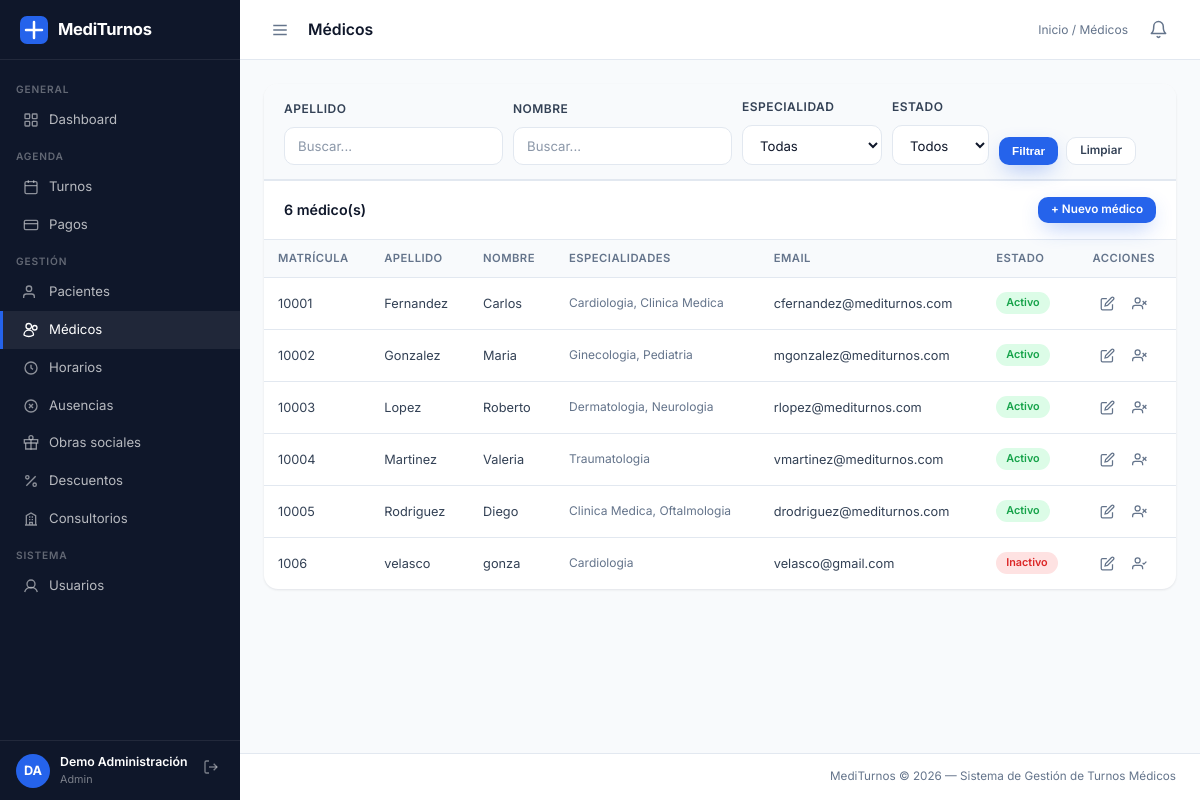
Page /sistema/controladores/ControladorMedico.php (signed in) on the committed database.
### tables this page shows
CREATE TABLE `medico` (
  `matricula` int(11) NOT NULL,
  `nombre` varchar(30) NOT NULL,
  `apellido` varchar(30) NOT NULL,
  `telefono` varchar(30) NOT NULL,
  `email` varchar(120) NOT NULL,
  `estado` enum('activo','inactivo') NOT NULL DEFAULT 'activo',
  `fecha_baja` date DEFAULT NULL,
  PRIMARY KEY (`matricula`)
);

### sistema/modelos/Medico.php (called while the page is built, shortened)
<?php
class Medico
{
    private PDO $pdo;
    public function __construct(PDO $pdo)
    {
        $this->pdo = $pdo;
    }
    public function listar(array $filtros = []): array
    {
        $where  = ["1=1"];
        $params = [];
        $sql = "SELECT m.matricula, m.nombre, m.apellido, m.email, m.estado,
                       GROUP_CONCAT(e.nombre ORDER BY e.nombre SEPARATOR ', ') AS especialidades
                FROM   medico m
                LEFT JOIN medico_especialidad me ON me.matricula = m.matricula
                LEFT JOIN especialidad e         ON e.id_especialidad = me.id_especialidad
                WHERE  " . implode(' AND ', $where) . "
                GROUP BY m.matricula
                ORDER BY m.apellido, m.nombre";
        $stmt = $this->pdo->prepare($sql);
        $stmt->execute($params);
        return $stmt->fetchAll();
    }
}

### includes/auth.php (called while the page is built, shortened)
<?php
function tienePermiso(string $permiso): bool
{
    return in_array($permiso, $_SESSION['permisos'] ?? [], true);
}

### sistema/vistas/medicos/index.php (the view, shortened to what this page needs)
<?php
$breadcrumb   = '<a href="' . BASE_URL . 'dashboard.php">Inicio</a> / Médicos';
require __DIR__ . '/../layouts/navbar.php';
?>
<div class="panel">
    <form method="GET" action="">
        <div class="filtros-bar">
            <div class="form-group">
                <label>Apellido</label>
                <input type="text" name="apellido" class="form-control" placeholder="Buscar..."
                    value="<?= htmlspecialchars($filtros['apellido']) ?>">
            </div>
            <div class="form-group">
                <label>Nombre</label>
                <input type="text" name="nombre" class="form-control" placeholder="Buscar..."
                    value="<?= htmlspecialchars($filtros['nombre']) ?>">
            </div>
            <div class="form-group">
                <label>Especialidad</label>
                <select name="id_especialidad" class="form-control">
                    <option value="">Todas</option>
                </select>
            </div>
            <div class="form-group">
                <label>Estado</label>
                <select name="estado" class="form-control">
                    <option value="">Todos</option>
                </select>
            </div>
            <div class="form-group form-group--fin">
                <label>&nbsp;</label>
                <div class="btn-grupo">
                    <button type="submit" class="btn btn-primario btn-sm">Filtrar</button>
                    <a href="?accion=index" class="btn btn-secundario btn-sm">Limpiar</a>
                </div>
            </div>
        </div>
    </form>
    <div class="panel-header panel-header--sep">
        <span class="panel-titulo"><?= count($medicos) ?> médico(s)</span>
        <?php if (tienePermiso('medicos.crear')): ?>
        <a href="<?= BASE_URL ?>sistema/controladores/ControladorMedico.php?accion=nuevo" class="btn btn-primario btn-sm">
            + Nuevo médico
        </a>
        <?php endif; ?>
    </div>
    <div class="tabla-wrap">
        <table>
            <thead>
                <tr>
                    <th>Matrícula</th><th>Apellido</th><th>Nombre</th>
                    <th>Especialidades</th><th>Email</th><th>Estado</th><th>Acciones</th>
                </tr>
            </thead>
            <tbody>
            <?php if(empty($medicos)): ?>
                <tr><td colspan="7" class="td-vacio">No se encontraron médicos.</td></tr>
            <?php else: ?>
                <?php foreach($medicos as $m): ?>
                <?php $activo = ($m['estado'] ?? 'activo') === 'activo'; ?>
                <tr>
                    <td><?= $m['matricula'] ?></td>
                    <td><?= htmlspecialchars($m['apellido']) ?></td>
                    <td><?= htmlspecialchars($m['nombre']) ?></td>
                    <td class="texto-meta"><?= htmlspecialchars($m['especialidades'] ?? '—') ?></td>
                    <td><?= htmlspecialchars($m['email'] ?? '—') ?></td>
                    <td>
                        <span class="badge badge-<?= $activo ? 'activo' : 'inactivo' ?>">
                            <?= $activo ? 'Activo' : 'Inactivo' ?>
                        </span>
                    </td>
                    <td class="nowrap">
                        <?php if (tienePermiso('medicos.editar')): ?>
                        <a href="<?= BASE_URL ?>sistema/controladores/ControladorMedico.php?accion=editar&id=<?= $m['matricula'] ?>"
                        class="btn-icono" title="Editar">
                            <svg width="15" height="15" fill="none" stroke="currentColor" stroke-width="2" viewBox="0 0 24 24"><path d="M11 4H4a2 2 0 0 0-2 2v14a2 2 0 0 0 2 2h14a2 2 0 0 0 2-2v-7"/><path d="M18.5 2.5a2.121 2.121 0 0 1 3 3L12 15l-4 1 1-4 9.5-9.5z"/></svg>
                        </a>
                        <?php endif; ?>
                        <?php if (tienePermiso('medicos.baja')): ?>
                            <?php if ($activo): ?>
                            <form method="POST" action="<?= BASE_URL ?>sistema/controladores/ControladorMedico.php?accion=baja"
                                  class="d-inline"
                                  onsubmit="return confirm('¿Dar de baja a este médico? Dejará de ofrecerse para nuevos turnos.')">
                                <button type="submit" class="btn-icono peligro" title="Dar de baja">
                                    <svg width="15" height="15" fill="none" stroke="currentColor" stroke-width="2" viewBox="0 0 24 24"><path d="M17 21v-2a4 4 0 0 0-4-4H5a4 4 0 0 0-4 4v2"/><circle cx="9" cy="7" r="4"/><line x1="17" y1="8" x2="23" y2="14"/><line x1="23" y1="8" x2="17" y2="14"/></svg>
                                </button>
                            </form>
                            <?php else: ?>
                            <form method="POST" action="<?= BASE_URL ?>sistema/controladores/ControladorMedico.php?accion=reactivar"
                                  class="d-inline"
                                  onsubmit="return confirm('¿Reactivar a este médico?')">
                                <button type="submit" class="btn-icono" title="Reactivar">
                                    <svg width="15" height="15" fill="none" stroke="currentColor" stroke-width="2" viewBox="0 0 24 24"><path d="M17 21v-2a4 4 0 0 0-4-4H5a4 4 0 0 0-4 4v2"/><circle cx="9" cy="7" r="4"/><polyline points="17 11 19 13 23 9"/></svg>
                                </button>
                            </form>
                            <?php endif; ?>
                        <?php endif; ?>
                    </td>
                </tr>
                <?php endforeach; ?>
            <?php endif; ?>
            </tbody>
        </table>
    </div>
</div>
<?php require __DIR__ . '/../layouts/footer.php'; ?>

### publico/css/estilos.css (style rules this page uses)
:root { --azul: #2563eb; --azul-osc: #1e3a8a; --azul-claro: #eff6ff; --azul-soft2: #dbeafe; --azul-vivo: #3b82f6; --verde: #16a34a; --verde-claro: #dcfce7; --rojo: #dc2626; --rojo-claro: #fee2e2; --amarillo: #d97706; --amarillo-claro: #fef3c7; --gris-osc: #0f172a; --gris-med: #334155; --gris: #64748b; --gris2: #94a3b8; --gris-claro: #f8fafc; --borde: #e2e8f0; --blanco: #ffffff; --sidebar-w: 240px; --header-h: 60px; --radio: 14px; --radio-sm: 10px; --sombra: 0 1px 3px rgba(15,23,42,.06), 0 1px 2px rgba(15,23,42,.04); --sombra-md: 0 10px 30px -8px rgba(15,23,42,.15); --sombra-lg: 0 24px 60px -16px rgba(15,23,42,.22); --azul-glow: 0 8px 22px -6px rgba(37,99,235,.45); }
*, *::before, *::after { box-sizing: border-box; margin: 0; padding: 0; }
html { font-size: 15px; }
body { font-family: 'Inter', system-ui, -apple-system, 'Segoe UI', sans-serif; background: var(--gris-claro); color: var(--gris-med); line-height: 1.5; -webkit-font-smoothing: antialiased; }
a { color: var(--azul); text-decoration: none; }
.topbar-breadcrumb a { color: var(--gris); }
.panel { background: var(--blanco); border-radius: var(--radio); box-shadow: var(--sombra); margin-bottom: 20px; }
.panel-header { padding: 16px 20px; border-bottom: 1px solid var(--borde); display: flex; align-items: center; justify-content: space-between; gap: 12px; flex-wrap: wrap; }
.panel-titulo { font-size: .95rem; font-weight: 600; color: var(--gris-osc); }
.filtros-bar { display: flex; flex-wrap: wrap; gap: 10px; align-items: flex-end; padding: 14px 20px; background: var(--gris-claro); border-bottom: 1px solid var(--borde); border-radius: var(--radio) var(--radio) 0 0; }
.filtros-bar .form-group { margin: 0; }
.filtros-bar label { display: block; font-size: .75rem; font-weight: 600; color: var(--gris); margin-bottom: 4px; text-transform: uppercase; letter-spacing: .04em; }
.tabla-wrap { overflow-x: auto; }
table { width: 100%; border-collapse: collapse; font-size: .85rem; }
thead { background: var(--gris-claro); }
th { padding: 10px 14px; text-align: left; font-size: .75rem; font-weight: 600; text-transform: uppercase; letter-spacing: .04em; color: var(--gris); border-bottom: 1px solid var(--borde); white-space: nowrap; }
td { padding: 11px 14px; border-bottom: 1px solid var(--borde); vertical-align: middle; }
tbody tr:last-child td { border-bottom: none; }
.badge { display: inline-block; padding: 3px 10px; border-radius: 20px; font-size: .72rem; font-weight: 600; white-space: nowrap; }
.badge-realizado, .badge-activo { background: var(--verde-claro); color: var(--verde); }
.badge-cancelado, .badge-inactivo { background: var(--rojo-claro); color: var(--rojo); }
.btn { display: inline-flex; align-items: center; justify-content: center; gap: 7px; padding: 10px 18px; border-radius: var(--radio-sm); font-size: .86rem; font-weight: 600; line-height: 1; cursor: pointer; border: none; white-space: nowrap; transition: background .15s, color .15s, transform .15s, box-shadow .15s, border-color .15s; }
.btn-primario { background: var(--azul); color: var(--blanco); box-shadow: var(--azul-glow); }
.btn-secundario { background: var(--blanco); color: var(--gris-med); border: 1.5px solid var(--borde); }
.btn-sm { padding: 7px 13px; font-size: .78rem; }
.btn-icono { display: inline-flex; align-items: center; justify-content: center; padding: 7px; background: none; border: none; cursor: pointer; border-radius: 8px; color: var(--gris); transition: color .15s, background .15s, transform .15s; }
.form-group { display: flex; flex-direction: column; gap: 5px; }
.form-group label { font-size: .8rem; font-weight: 600; color: var(--gris-med); }
.form-control { padding: 10px 13px; border: 1.5px solid var(--borde); border-radius: var(--radio-sm); font-size: .88rem; color: var(--gris-osc); font-family: inherit; background: var(--blanco); width: 100%; transition: border-color .2s, box-shadow .2s; outline: none; }
.form-control::placeholder { color: var(--gris); opacity: .75; }
select.form-control { cursor: pointer; }

### publico/css/utilidades.css (style rules this page uses)
.btn-grupo { display: flex; gap: 8px; }
.d-inline { display: inline; }
.panel-header--sep { border-top: 1px solid var(--borde); }
.form-group--fin { justify-content: flex-end; }
.texto-meta { font-size: .8rem; color: var(--gris); }
.nowrap { white-space: nowrap; }

### rows in the picture
medico: matricula "10001", apellido "Fernandez", nombre "Carlos", especialidades "Cardiologia, Clinica Medica", email "cfernandez@mediturnos.com", estado "Activo"
medico: matricula "10002", apellido "Gonzalez", nombre "Maria", especialidades "Ginecologia, Pediatria", email "mgonzalez@mediturnos.com", estado "Activo"
medico: matricula "10003", apellido "Lopez", nombre "Roberto", especialidades "Dermatologia, Neurologia", email "rlopez@mediturnos.com", estado "Activo"
medico: matricula "10004", apellido "Martinez", nombre "Valeria", especialidades "Traumatologia", email "vmartinez@mediturnos.com", estado "Activo"
medico: matricula "10005", apellido "Rodriguez", nombre "Diego", especialidades "Clinica Medica, Oftalmologia", email "drodriguez@mediturnos.com", estado "Activo"
medico: matricula "1006", apellido "velasco", nombre "gonza", especialidades "Cardiologia", email "velasco@gmail.com", estado "Inactivo"

### other values in the picture
$inicialesSesion "DA"
$usuarioSesion['nombre'] . ' ' . $usuarioSesion['apellido'] "Demo Administración"
$rolActual "Admin"
$paginaTitulo "Médicos"
count($medicos) "6"
